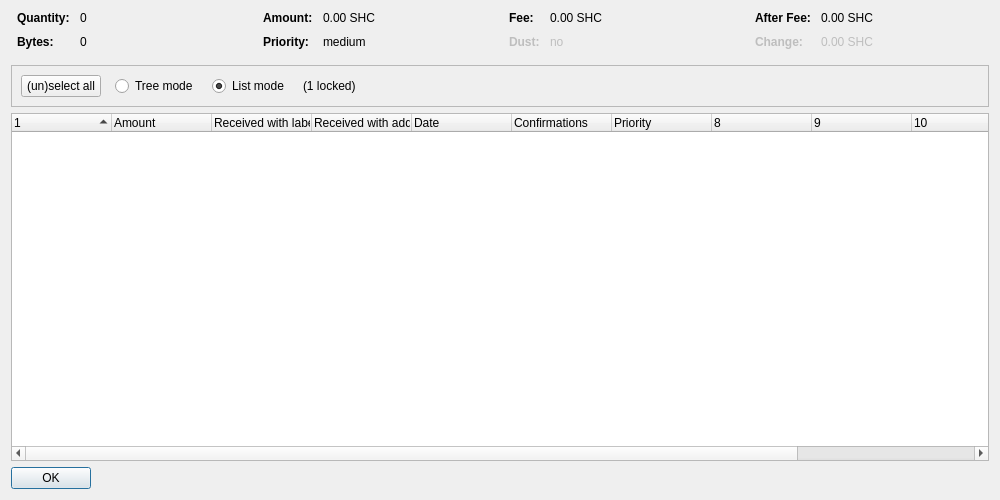
<?xml version="1.0" encoding="UTF-8"?>
<ui version="4.0">
 <class>CoinControlDialog</class>
 <widget class="QDialog" name="CoinControlDialog">
  <property name="geometry">
   <rect>
    <x>0</x>
    <y>0</y>
    <width>1000</width>
    <height>500</height>
   </rect>
  </property>
  <property name="windowTitle">
   <string>Coin Selection</string>
  </property>
  <layout class="QVBoxLayout" name="verticalLayout">
   <item>
    <layout class="QHBoxLayout" name="horizontalLayoutTop" stretch="0,0,0,0">
     <property name="topMargin">
      <number>0</number>
     </property>
     <property name="bottomMargin">
      <number>10</number>
     </property>
     <item>
      <layout class="QFormLayout" name="formLayoutCoinControl1">
       <property name="horizontalSpacing">
        <number>10</number>
       </property>
       <property name="verticalSpacing">
        <number>10</number>
       </property>
       <property name="leftMargin">
        <number>6</number>
       </property>
       <property name="rightMargin">
        <number>6</number>
       </property>
       <item row="0" column="0">
        <widget class="QLabel" name="labelCoinControlQuantityText">
         <property name="font">
          <font>
           <weight>75</weight>
           <bold>true</bold>
          </font>
         </property>
         <property name="text">
          <string>Quantity:</string>
         </property>
        </widget>
       </item>
       <item row="0" column="1">
        <widget class="QLabel" name="labelCoinControlQuantity">
         <property name="cursor">
          <cursorShape>IBeamCursor</cursorShape>
         </property>
         <property name="contextMenuPolicy">
          <enum>Qt::ActionsContextMenu</enum>
         </property>
         <property name="text">
          <string notr="true">0</string>
         </property>
         <property name="textInteractionFlags">
          <set>Qt::LinksAccessibleByMouse|Qt::TextSelectableByKeyboard|Qt::TextSelectableByMouse</set>
         </property>
        </widget>
       </item>
       <item row="1" column="0">
        <widget class="QLabel" name="labelCoinControlBytesText">
         <property name="font">
          <font>
           <weight>75</weight>
           <bold>true</bold>
          </font>
         </property>
         <property name="text">
          <string>Bytes:</string>
         </property>
        </widget>
       </item>
       <item row="1" column="1">
        <widget class="QLabel" name="labelCoinControlBytes">
         <property name="cursor">
          <cursorShape>IBeamCursor</cursorShape>
         </property>
         <property name="contextMenuPolicy">
          <enum>Qt::ActionsContextMenu</enum>
         </property>
         <property name="text">
          <string notr="true">0</string>
         </property>
         <property name="textInteractionFlags">
          <set>Qt::LinksAccessibleByMouse|Qt::TextSelectableByKeyboard|Qt::TextSelectableByMouse</set>
         </property>
        </widget>
       </item>
      </layout>
     </item>
     <item>
      <layout class="QFormLayout" name="formLayoutCoinControl2">
       <property name="horizontalSpacing">
        <number>10</number>
       </property>
       <property name="verticalSpacing">
        <number>10</number>
       </property>
       <property name="leftMargin">
        <number>6</number>
       </property>
       <property name="rightMargin">
        <number>6</number>
       </property>
       <item row="0" column="0">
        <widget class="QLabel" name="labelCoinControlAmountText">
         <property name="font">
          <font>
           <weight>75</weight>
           <bold>true</bold>
          </font>
         </property>
         <property name="text">
          <string>Amount:</string>
         </property>
        </widget>
       </item>
       <item row="0" column="1">
        <widget class="QLabel" name="labelCoinControlAmount">
         <property name="cursor">
          <cursorShape>IBeamCursor</cursorShape>
         </property>
         <property name="contextMenuPolicy">
          <enum>Qt::ActionsContextMenu</enum>
         </property>
         <property name="text">
          <string notr="true">0.00 SHC</string>
         </property>
         <property name="textInteractionFlags">
          <set>Qt::LinksAccessibleByMouse|Qt::TextSelectableByKeyboard|Qt::TextSelectableByMouse</set>
         </property>
        </widget>
       </item>
       <item row="1" column="0">
        <widget class="QLabel" name="labelCoinControlPriorityText">
         <property name="font">
          <font>
           <weight>75</weight>
           <bold>true</bold>
          </font>
         </property>
         <property name="text">
          <string>Priority:</string>
         </property>
        </widget>
       </item>
       <item row="1" column="1">
        <widget class="QLabel" name="labelCoinControlPriority">
         <property name="cursor">
          <cursorShape>IBeamCursor</cursorShape>
         </property>
         <property name="contextMenuPolicy">
          <enum>Qt::ActionsContextMenu</enum>
         </property>
         <property name="text">
          <string notr="true">medium</string>
         </property>
         <property name="textInteractionFlags">
          <set>Qt::LinksAccessibleByMouse|Qt::TextSelectableByKeyboard|Qt::TextSelectableByMouse</set>
         </property>
        </widget>
       </item>
      </layout>
     </item>
     <item>
      <layout class="QFormLayout" name="formLayoutCoinControl3">
       <property name="horizontalSpacing">
        <number>10</number>
       </property>
       <property name="verticalSpacing">
        <number>10</number>
       </property>
       <property name="leftMargin">
        <number>6</number>
       </property>
       <property name="rightMargin">
        <number>6</number>
       </property>
       <item row="0" column="0">
        <widget class="QLabel" name="labelCoinControlFeeText">
         <property name="font">
          <font>
           <weight>75</weight>
           <bold>true</bold>
          </font>
         </property>
         <property name="text">
          <string>Fee:</string>
         </property>
        </widget>
       </item>
       <item row="0" column="1">
        <widget class="QLabel" name="labelCoinControlFee">
         <property name="cursor">
          <cursorShape>IBeamCursor</cursorShape>
         </property>
         <property name="contextMenuPolicy">
          <enum>Qt::ActionsContextMenu</enum>
         </property>
         <property name="text">
          <string notr="true">0.00 SHC</string>
         </property>
         <property name="textInteractionFlags">
          <set>Qt::LinksAccessibleByMouse|Qt::TextSelectableByKeyboard|Qt::TextSelectableByMouse</set>
         </property>
        </widget>
       </item>
       <item row="1" column="0">
        <widget class="QLabel" name="labelCoinControlLowOutputText">
         <property name="enabled">
          <bool>false</bool>
         </property>
         <property name="font">
          <font>
           <weight>75</weight>
           <bold>true</bold>
          </font>
         </property>
         <property name="text">
          <string>Dust:</string>
         </property>
        </widget>
       </item>
       <item row="1" column="1">
        <widget class="QLabel" name="labelCoinControlLowOutput">
         <property name="enabled">
          <bool>false</bool>
         </property>
         <property name="cursor">
          <cursorShape>IBeamCursor</cursorShape>
         </property>
         <property name="contextMenuPolicy">
          <enum>Qt::ActionsContextMenu</enum>
         </property>
         <property name="text">
          <string notr="true">no</string>
         </property>
         <property name="textInteractionFlags">
          <set>Qt::LinksAccessibleByMouse|Qt::TextSelectableByKeyboard|Qt::TextSelectableByMouse</set>
         </property>
        </widget>
       </item>
      </layout>
     </item>
     <item>
      <layout class="QFormLayout" name="formLayoutCoinControl4">
       <property name="horizontalSpacing">
        <number>10</number>
       </property>
       <property name="verticalSpacing">
        <number>10</number>
       </property>
       <property name="leftMargin">
        <number>6</number>
       </property>
       <property name="rightMargin">
        <number>6</number>
       </property>
       <item row="0" column="0">
        <widget class="QLabel" name="labelCoinControlAfterFeeText">
         <property name="font">
          <font>
           <weight>75</weight>
           <bold>true</bold>
          </font>
         </property>
         <property name="text">
          <string>After Fee:</string>
         </property>
        </widget>
       </item>
       <item row="0" column="1">
        <widget class="QLabel" name="labelCoinControlAfterFee">
         <property name="cursor">
          <cursorShape>IBeamCursor</cursorShape>
         </property>
         <property name="contextMenuPolicy">
          <enum>Qt::ActionsContextMenu</enum>
         </property>
         <property name="text">
          <string notr="true">0.00 SHC</string>
         </property>
         <property name="textInteractionFlags">
          <set>Qt::LinksAccessibleByMouse|Qt::TextSelectableByKeyboard|Qt::TextSelectableByMouse</set>
         </property>
        </widget>
       </item>
       <item row="1" column="0">
        <widget class="QLabel" name="labelCoinControlChangeText">
         <property name="enabled">
          <bool>false</bool>
         </property>
         <property name="font">
          <font>
           <weight>75</weight>
           <bold>true</bold>
          </font>
         </property>
         <property name="text">
          <string>Change:</string>
         </property>
        </widget>
       </item>
       <item row="1" column="1">
        <widget class="QLabel" name="labelCoinControlChange">
         <property name="enabled">
          <bool>false</bool>
         </property>
         <property name="cursor">
          <cursorShape>IBeamCursor</cursorShape>
         </property>
         <property name="contextMenuPolicy">
          <enum>Qt::ActionsContextMenu</enum>
         </property>
         <property name="text">
          <string notr="true">0.00 SHC</string>
         </property>
         <property name="textInteractionFlags">
          <set>Qt::LinksAccessibleByMouse|Qt::TextSelectableByKeyboard|Qt::TextSelectableByMouse</set>
         </property>
        </widget>
       </item>
      </layout>
     </item>
    </layout>
   </item>
   <item>
    <widget class="QFrame" name="frame">
     <property name="minimumSize">
      <size>
       <width>0</width>
       <height>40</height>
      </size>
     </property>
     <property name="frameShape">
      <enum>QFrame::StyledPanel</enum>
     </property>
     <property name="frameShadow">
      <enum>QFrame::Sunken</enum>
     </property>
     <layout class="QHBoxLayout" name="horizontalLayout">
      <item>
       <layout class="QHBoxLayout" name="horizontalLayoutPanel" stretch="0,0,0,0,0">
        <property name="spacing">
         <number>14</number>
        </property>
        <item>
         <widget class="QPushButton" name="pushButtonSelectAll">
          <property name="sizePolicy">
           <sizepolicy hsizetype="Maximum" vsizetype="Fixed">
            <horstretch>0</horstretch>
            <verstretch>0</verstretch>
           </sizepolicy>
          </property>
          <property name="text">
           <string>(un)select all</string>
          </property>
          <property name="autoDefault">
           <bool>false</bool>
          </property>
         </widget>
        </item>
        <item>
         <widget class="QRadioButton" name="radioTreeMode">
          <property name="sizePolicy">
           <sizepolicy hsizetype="Maximum" vsizetype="Fixed">
            <horstretch>0</horstretch>
            <verstretch>0</verstretch>
           </sizepolicy>
          </property>
          <property name="text">
           <string>Tree mode</string>
          </property>
         </widget>
        </item>
        <item>
         <widget class="QRadioButton" name="radioListMode">
          <property name="sizePolicy">
           <sizepolicy hsizetype="Maximum" vsizetype="Fixed">
            <horstretch>0</horstretch>
            <verstretch>0</verstretch>
           </sizepolicy>
          </property>
          <property name="text">
           <string>List mode</string>
          </property>
          <property name="checked">
           <bool>true</bool>
          </property>
         </widget>
        </item>
        <item>
         <widget class="QLabel" name="labelLocked">
          <property name="text">
           <string notr="true">(1 locked)</string>
          </property>
         </widget>
        </item>
        <item>
         <spacer name="horizontalSpacer">
          <property name="orientation">
           <enum>Qt::Horizontal</enum>
          </property>
          <property name="sizeHint" stdset="0">
           <size>
            <width>40</width>
            <height>20</height>
           </size>
          </property>
         </spacer>
        </item>
       </layout>
      </item>
     </layout>
    </widget>
   </item>
   <item>
    <widget class="CoinControlTreeWidget" name="treeWidget">
     <property name="contextMenuPolicy">
      <enum>Qt::CustomContextMenu</enum>
     </property>
     <property name="sortingEnabled">
      <bool>false</bool>
     </property>
     <property name="columnCount">
      <number>12</number>
     </property>
     <attribute name="headerShowSortIndicator" stdset="0">
      <bool>true</bool>
     </attribute>
     <attribute name="headerStretchLastSection">
      <bool>false</bool>
     </attribute>
     <column>
      <property name="text">
       <string/>
      </property>
     </column>
     <column>
      <property name="text">
       <string>Amount</string>
      </property>
     </column>
     <column>
      <property name="text">
       <string>Received with label</string>
      </property>
     </column>
     <column>
      <property name="text">
       <string>Received with address</string>
      </property>
     </column>
     <column>
      <property name="text">
       <string>Date</string>
      </property>
     </column>
     <column>
      <property name="text">
       <string>Confirmations</string>
      </property>
      <property name="toolTip">
       <string>Confirmed</string>
      </property>
     </column>
     <column>
      <property name="text">
       <string>Priority</string>
      </property>
     </column>
     <column>
      <property name="text">
       <string/>
      </property>
     </column>
     <column>
      <property name="text">
       <string/>
      </property>
     </column>
     <column>
      <property name="text">
       <string/>
      </property>
     </column>
     <column>
      <property name="text">
       <string/>
      </property>
     </column>
     <column>
      <property name="text">
       <string/>
      </property>
     </column>
    </widget>
   </item>
   <item>
    <widget class="QDialogButtonBox" name="buttonBox">
     <property name="sizePolicy">
      <sizepolicy hsizetype="Maximum" vsizetype="Fixed">
       <horstretch>0</horstretch>
       <verstretch>0</verstretch>
      </sizepolicy>
     </property>
     <property name="orientation">
      <enum>Qt::Horizontal</enum>
     </property>
     <property name="standardButtons">
      <set>QDialogButtonBox::Ok</set>
     </property>
    </widget>
   </item>
  </layout>
 </widget>
 <customwidgets>
  <customwidget>
   <class>CoinControlTreeWidget</class>
   <extends>QTreeWidget</extends>
   <header>coincontroltreewidget.h</header>
  </customwidget>
 </customwidgets>
 <resources/>
 <connections/>
</ui>
